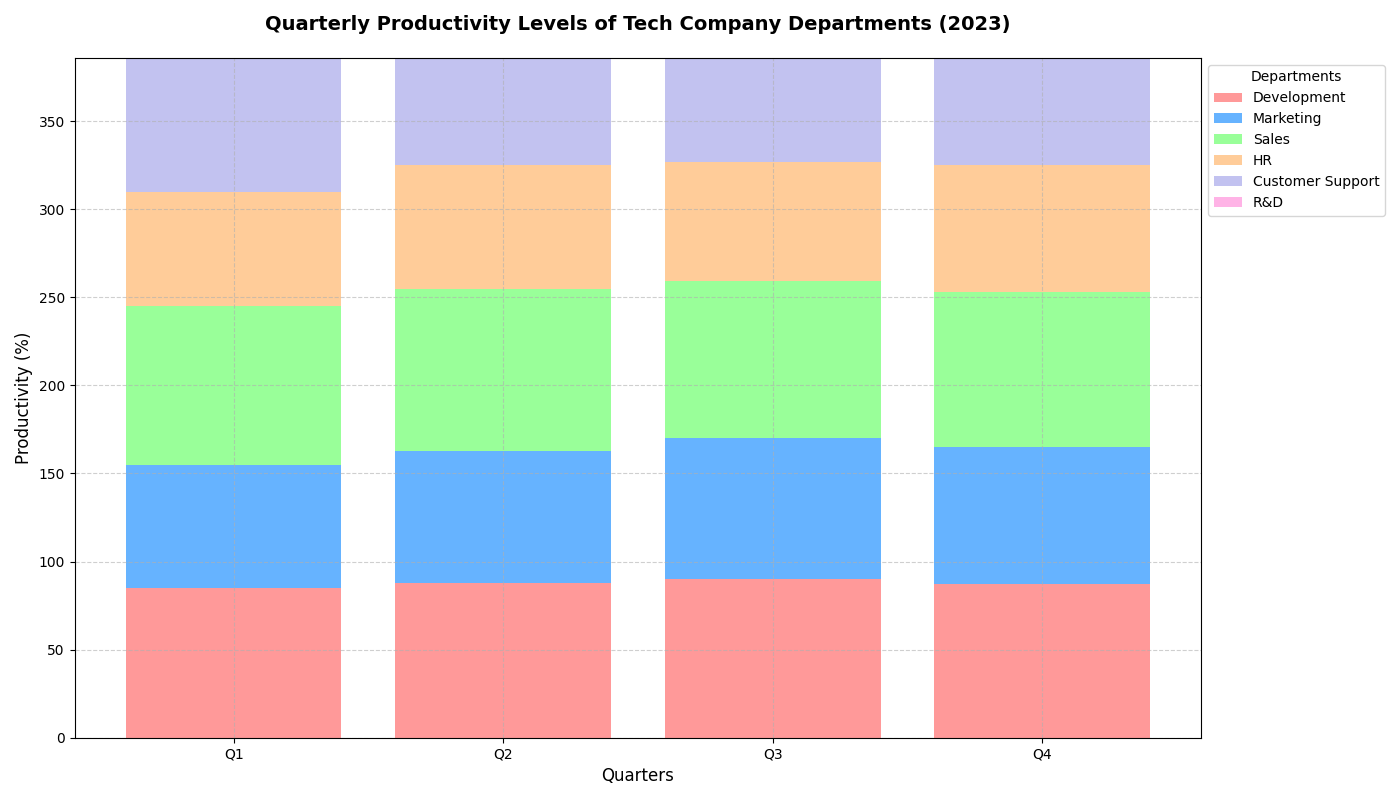

The script that drew this image:
import numpy as np
import matplotlib.pyplot as plt

departments = ["Development", "Marketing", "Sales", "HR", "Customer Support", "R&D"]
quarters = ["Q1", "Q2", "Q3", "Q4"]

development = [85, 88, 90, 87]
marketing = [70, 75, 80, 78]
sales = [90, 92, 89, 88]
hr = [65, 70, 68, 72]
customer_support = [88, 85, 87, 90]
rnd = [95, 97, 98, 96]

productivity_data = np.array([development, marketing, sales, hr, customer_support, rnd])

fig, ax = plt.subplots(figsize=(14, 8))

x = np.arange(len(quarters))

# New set of colors for the bars
colors = ['#ff9999', '#66b3ff', '#99ff99', '#ffcc99', '#c2c2f0', '#ffb3e6']

bottom = np.zeros(len(quarters))

for i, department in enumerate(departments):
    ax.bar(x, productivity_data[i], label=department, color=colors[i], bottom=bottom)
    bottom += productivity_data[i]

ax.set_title("Quarterly Productivity Levels of Tech Company Departments (2023)", fontsize=14, fontweight='bold', pad=20)
ax.set_xlabel('Quarters', fontsize=12)
ax.set_ylabel('Productivity (%)', fontsize=12)
ax.set_xticks(x)
ax.set_xticklabels(quarters)
ax.set_ylim(0, sum(rnd))

ax.legend(loc='upper left', bbox_to_anchor=(1, 1), title="Departments", fontsize=10)

ax.grid(True, linestyle='--', alpha=0.6)

plt.tight_layout()
plt.show()
